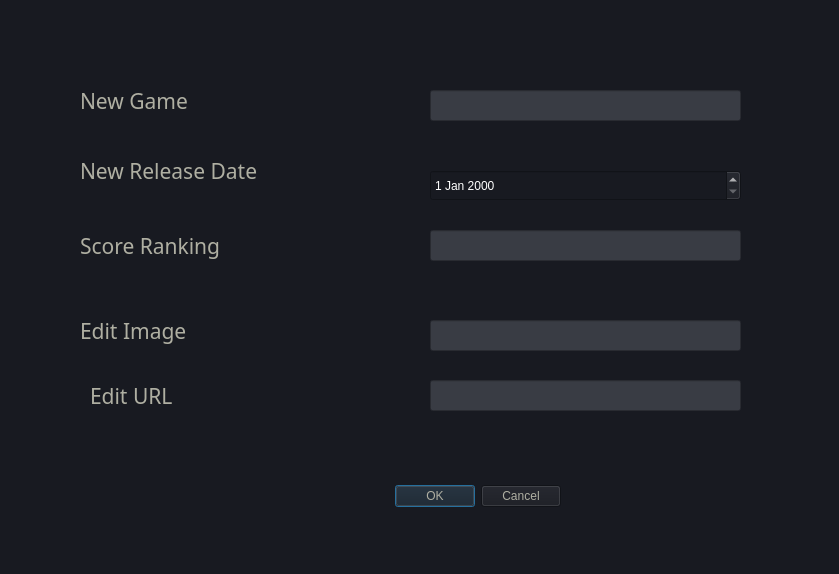
<?xml version="1.0" encoding="UTF-8"?>
<ui version="4.0">
 <class>Dialog</class>
 <widget class="QDialog" name="Dialog">
  <property name="geometry">
   <rect>
    <x>0</x>
    <y>0</y>
    <width>839</width>
    <height>574</height>
   </rect>
  </property>
  <property name="windowTitle">
   <string>Dialog</string>
  </property>
  <property name="styleSheet">
   <string notr="true">background-color:rgb(24, 26, 33) ;</string>
  </property>
  <widget class="QLabel" name="label">
   <property name="geometry">
    <rect>
     <x>80</x>
     <y>80</y>
     <width>151</width>
     <height>41</height>
    </rect>
   </property>
   <property name="font">
    <font>
     <family>Yu Gothic UI Semilight</family>
     <pointsize>16</pointsize>
    </font>
   </property>
   <property name="styleSheet">
    <string notr="true">color: rgb(175, 175, 162);</string>
   </property>
   <property name="text">
    <string>New Game</string>
   </property>
  </widget>
  <widget class="QLabel" name="label_2">
   <property name="geometry">
    <rect>
     <x>80</x>
     <y>310</y>
     <width>141</width>
     <height>41</height>
    </rect>
   </property>
   <property name="font">
    <font>
     <family>Yu Gothic UI Semilight</family>
     <pointsize>16</pointsize>
    </font>
   </property>
   <property name="styleSheet">
    <string notr="true">color: rgb(175, 175, 162);</string>
   </property>
   <property name="text">
    <string>Edit Image</string>
   </property>
  </widget>
  <widget class="QLabel" name="label_4">
   <property name="geometry">
    <rect>
     <x>80</x>
     <y>220</y>
     <width>181</width>
     <height>51</height>
    </rect>
   </property>
   <property name="font">
    <font>
     <family>Yu Gothic UI Semilight</family>
     <pointsize>16</pointsize>
    </font>
   </property>
   <property name="styleSheet">
    <string notr="true">color: rgb(175, 175, 162);</string>
   </property>
   <property name="text">
    <string>Score Ranking</string>
   </property>
  </widget>
  <widget class="QLabel" name="label_5">
   <property name="geometry">
    <rect>
     <x>80</x>
     <y>150</y>
     <width>231</width>
     <height>41</height>
    </rect>
   </property>
   <property name="font">
    <font>
     <family>Yu Gothic UI Semilight</family>
     <pointsize>16</pointsize>
    </font>
   </property>
   <property name="styleSheet">
    <string notr="true">color: rgb(175, 175, 162);</string>
   </property>
   <property name="text">
    <string>New Release Date</string>
   </property>
  </widget>
  <widget class="QLabel" name="label_3">
   <property name="geometry">
    <rect>
     <x>90</x>
     <y>380</y>
     <width>111</width>
     <height>31</height>
    </rect>
   </property>
   <property name="font">
    <font>
     <family>Yu Gothic UI Semilight</family>
     <pointsize>16</pointsize>
    </font>
   </property>
   <property name="styleSheet">
    <string notr="true">color: rgb(175, 175, 162);</string>
   </property>
   <property name="text">
    <string>Edit URL</string>
   </property>
  </widget>
  <widget class="QLineEdit" name="lineEdit_NewNameGame">
   <property name="geometry">
    <rect>
     <x>430</x>
     <y>90</y>
     <width>311</width>
     <height>31</height>
    </rect>
   </property>
   <property name="styleSheet">
    <string notr="true">background-color: rgb(57, 60, 68);
color: rgb(249, 255, 255);</string>
   </property>
  </widget>
  <widget class="QLineEdit" name="lineEdit_ScoreRanking">
   <property name="geometry">
    <rect>
     <x>430</x>
     <y>230</y>
     <width>311</width>
     <height>31</height>
    </rect>
   </property>
   <property name="styleSheet">
    <string notr="true">background-color: rgb(57, 60, 68);
color: rgb(249, 255, 255);</string>
   </property>
  </widget>
  <widget class="QLineEdit" name="lineEdit_EditImage">
   <property name="geometry">
    <rect>
     <x>430</x>
     <y>320</y>
     <width>311</width>
     <height>31</height>
    </rect>
   </property>
   <property name="styleSheet">
    <string notr="true">background-color: rgb(57, 60, 68);
color: rgb(249, 255, 255);</string>
   </property>
  </widget>
  <widget class="QLineEdit" name="lineEdit_EditURL">
   <property name="geometry">
    <rect>
     <x>430</x>
     <y>380</y>
     <width>311</width>
     <height>31</height>
    </rect>
   </property>
   <property name="styleSheet">
    <string notr="true">background-color: rgb(57, 60, 68);
color: rgb(249, 255, 255);</string>
   </property>
  </widget>
  <widget class="QDialogButtonBox" name="btnBox">
   <property name="geometry">
    <rect>
     <x>220</x>
     <y>480</y>
     <width>341</width>
     <height>32</height>
    </rect>
   </property>
   <property name="styleSheet">
    <string notr="true">color: rgb(175, 175, 162);</string>
   </property>
   <property name="orientation">
    <enum>Qt::Horizontal</enum>
   </property>
   <property name="standardButtons">
    <set>QDialogButtonBox::Cancel|QDialogButtonBox::Ok</set>
   </property>
  </widget>
  <widget class="QDateEdit" name="lineEdit_NewReleaseDate">
   <property name="geometry">
    <rect>
     <x>430</x>
     <y>170</y>
     <width>311</width>
     <height>31</height>
    </rect>
   </property>
   <property name="styleSheet">
    <string notr="true">color: rgb(255, 255, 255);</string>
   </property>
  </widget>
 </widget>
 <resources/>
 <connections/>
</ui>
